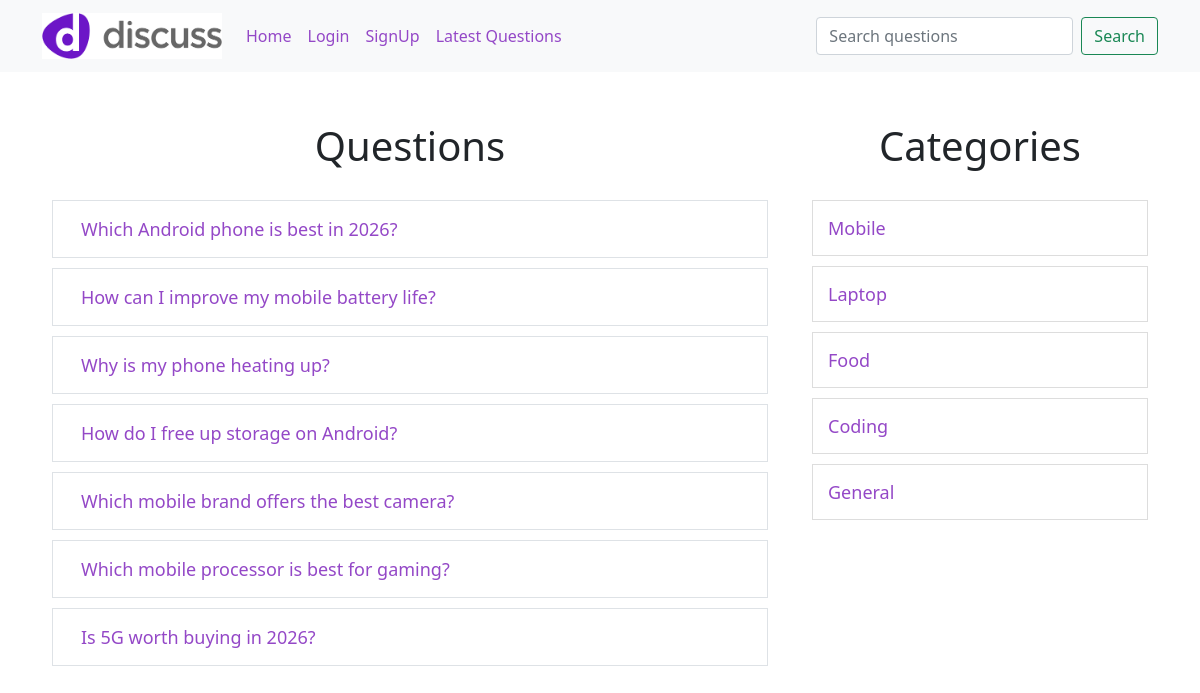
/discuss/index.php?category_id=1, run on the app's committed database.
### tables this page shows
CREATE TABLE `questions` (
  `id` int(11) NOT NULL,
  `title` varchar(255) NOT NULL,
  `description` text NOT NULL,
  `category_id` int(11) NOT NULL,
  `user_id` int(11) NOT NULL
);

CREATE TABLE `category` (
  `id` int(11) NOT NULL,
  `name` varchar(100) NOT NULL
);

### discuss/client/questions.php (the view)
<div class="container">
    <div class="row">
        <div class="col-8">
            <h1 class="text-center">Questions</h1>
            <?php
            $user_id = null;
            include("./common/db.php");
            if (isset($_GET['category_id'])) {
                $category_id = $_GET['category_id'];
                $stmt = $conn->prepare("SELECT * FROM questions WHERE category_id = ?");
                $stmt->bind_param("i", $category_id);
            } else if (isset($_GET['user_id'])) {
                $user_id = $_GET['user_id'];
                $stmt = $conn->prepare("SELECT * FROM questions WHERE user_id = ? ");
                $stmt->bind_param("i", $user_id);
            } else if (isset($_GET['latest'])) {
                $stmt = $conn->prepare("SELECT * FROM questions ORDER BY id DESC");
            } else if (isset($_GET['search'])) {
                $search = $_GET['search'];
                $searchQuestion = "%$search%";
                $stmt = $conn->prepare("SELECT * FROM questions WHERE title LIKE ?");
                $stmt->bind_param("s", $searchQuestion);
            } else {
                $stmt = $conn->prepare("SELECT * FROM questions");
            }
            $stmt->execute();
            $result = $stmt->get_result();
            foreach ($result as $row) {
                $title = $row['title'];
                $id = $row['id'];
                echo "
                        <div class='row question-list border p-3 mb-2 '>
                            <div class='d-flex justify-content-between align-items-center'>
                                <h5 class='m-0'>
                                    <a class='text-decoration-none' href='?question_id=$id'>
                                        $title
                                    </a>
                                </h5>
                                ".($user_id ? "
                                    <a
                                        href='./server/requests.php?delete=$id'
                                        class='btn btn-danger btn-sm text-white'
                                    >
                                        DELETE
                                    </a>
                                " : "")."
                            </div>
                        </div>
                    ";
            }
            ?>
        </div>
        <div class="col-4">
            <?php
            include("categorylist.php");
            ?>
        </div>
    </div>
</div>

### discuss/client/categorylist.php
<div>
    <h1 class="text-center">Categories</h1>
    <?php
    include("./common/db.php");
    $stmt = $conn->prepare("SELECT * FROM category");
    $stmt->execute();
    $result = $stmt->get_result();
    foreach($result as $row){
        $name = ucfirst($row['name']);
        $id = $row['id'];
        echo "<div class='row question-list'>
                    <h5><a href='?category_id=$id'>$name</a></h5>
             </div>";
    }
    ?>
</div>

### discuss/public/style.css (style rules this page uses)
a { color: rgb(148, 72, 199) !important; }
.text-center { text-align: center; margin-top: 50px; margin-bottom: 30px; }
.question-list { border: 1px solid #ddd; padding: 15px; margin: 10px; }
.question-list h5 { margin: 0; padding: 0; }
.question-list a, .question-title { text-decoration: none; font-size: 18px; color: #9448c7; }

### data on the page
questions: title "Which Android phone is best in 2026?"
questions: title "How can I improve my mobile battery life?"
questions: title "Why is my phone heating up?"
questions: title "How do I free up storage on Android?"
questions: title "Which mobile brand offers the best camera?"
questions: title "Which mobile processor is best for gaming?"
questions: title "Is 5G worth buying in 2026?"
category: name "Mobile"
category: name "Laptop"
category: name "Food"
category: name "Coding"
category: name "General"
